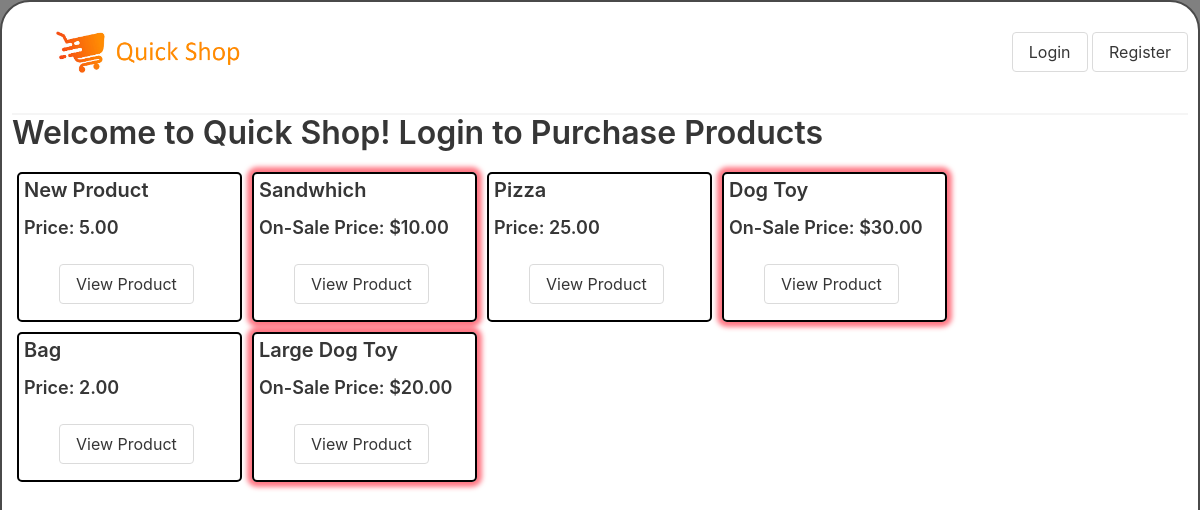
The page / on the database its author committed.
### personal_project_app/models.py (models this page shows)
class Products(models.Model):
    product_name = models.CharField(max_length=255)
    price = models.DecimalField(max_digits=9, decimal_places=2)
    sale_price = models.DecimalField(max_digits=9, decimal_places=2)
    quantity = models.IntegerField()
    created_at = models.DateTimeField(auto_now_add=True)
    updated_at = models.DateTimeField(auto_now=True)
    on_sale = models.CharField(max_length=50)
    amount_sold = models.IntegerField()
    vendor = models.ForeignKey(User, related_name="products_owned", on_delete = models.CASCADE)
    purchased_by = models.ManyToManyField(User, related_name="items_purchased")
    objects = ProductsManager()

### personal_project_app/views.py (the view)
# urls.py: path('', views.index),
def index(request):
    context = {
        "products": Products.objects.all()
    }
    request.session.flush()
    return render(request, 'index.html', context)

### personal_project_app/Templates/index.html (shortened to what this page needs)
<!DOCTYPE html>
<html lang="en">
    <head>
        {% load static %}
        <link rel="stylesheet" href="https://cdn.jsdelivr.net/npm/bulma@0.9.3/css/bulma.min.css">
        <link rel="stylesheet" href="{% static 'css/style.css' %}">
    </head>
    <body>
        <div class="logout_button">
            <a href="/login_registration"><button class="button">Login</button></a>
            <a href="/login_registration"><button class="button">Register</button></a>
        </div>
        <header>
            <h1>
                <a href="home"><img src="{% static 'images/company_logo.png' %}"/> </a>
            </h1>
            <hr>
        </header>
        <div class="content">
            <h1> Welcome to Quick Shop! Login to Purchase Products</h1>
            <div class="all_products customcontent">
                {% for product in products %}
                    {% if product.quantity > 0 %}
                        {% if product.on_sale == 'False' %}
                            <div class="purchased">
                                <h4> {{ product.product_name}} </h4>
                                <h5>Price: {{ product.price}} </h5>
                                <a href="/product/{{product.id}}"><button class="button center_button">View Product</button></a>
                            </div>
                        {% else %}
                            <div class="purchased on_sale">
                                <h4> {{ product.product_name}} </h4>
                                <h5>On-Sale Price: ${{ product.sale_price}}</h5>
                                <a href="/product/{{product.id}}"><button class="button center_button">View Product</button></a>
                            </div>
                        {% endif %}
                    {% endif %}
                {% endfor %}
            </div>
        </div>
    </body>
</html>

### personal_project_app/static/css/style.css (style rules this page uses)
html { background-color: grey; }
* { margin: 0px; padding: 0px; }
body { margin: 25px; margin: auto; padding: 10px; border-style: solid; border-width: 2px; width: 1200px; min-height: 700px; background-color: white; border-radius: 30px; z-index: -10; }
header h1 { padding-left: 40px; padding-top: 5px; font-size: 30px; }
.customcontent { display:flex; }
div .all_products { width: 1100px; flex-direction: row; flex-wrap: wrap; }
a { text-decoration: none; }
.logout_button { float: right; padding-top: 10px; text-decoration: none; }
header h1 img { margin-top: 10px; width: 200px; height: 50px; }
header hr { margin-bottom: 0em; }
.button { margin-top: 10px; }
.purchased { color: black; width: 225px; height: 150px; border: 2px solid black; border-radius: 5px; padding: 5px; margin: 5px; justify-content: center; }
.on_sale { box-shadow: 0px 0px 5px 5px #ff102791; }
.center_button { margin-left: 35px; }
.customcontent { display: flex; }

### rows shown on the page
Products: product_name "New Product", price "5.00"
Products: product_name "Sandwhich", sale_price "10.00"
Products: product_name "Pizza", price "25.00"
Products: product_name "Dog Toy", sale_price "30.00"
Products: product_name "Bag", price "2.00"
Products: product_name "Large Dog Toy", sale_price "20.00"
